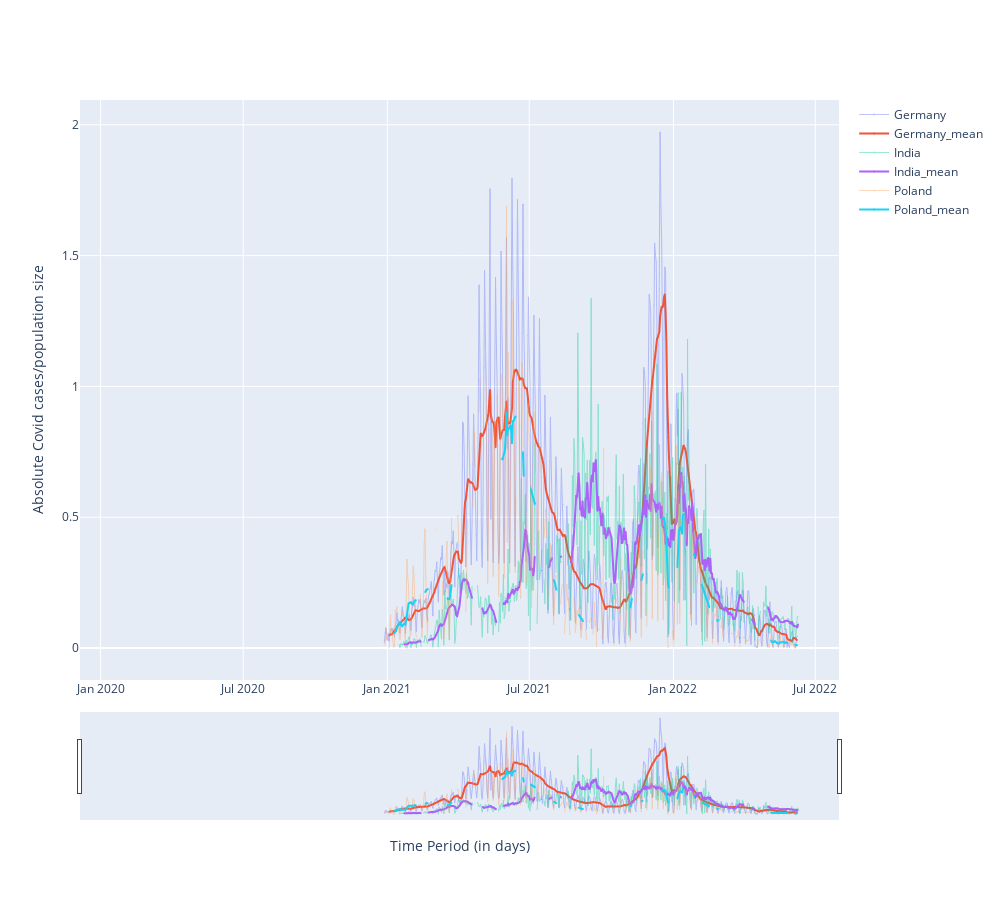

Notebook code cell kept with this figure:
### Code cell
fig = go.Figure()

fig = make_subplots()
add_graph('Germany')
add_graph('India')
add_graph('Poland')

## defines the overall layout properties
fig.update_layout(
    width=1000,
    height=900,
    xaxis_title="Time Period (in days)",
    yaxis_title="Absolute Covid cases/population size",
)


fig.update_layout(xaxis_rangeslider_visible=True)
fig.show()

### Figure 1 — Plotly figure (JSON) as saved in the notebook; plotly's stock layout.template omitted (floating-point values rounded to 4 significant figures; data arrays with more than 128 entries replaced by an {"elided": "..."} marker saying what was removed)
{"data": [{"line": {"width": 1}, "marker": {"size": 1}, "mode": "markers+lines", "name": "Germany", "opacity": 0.4, "type": "scatter", "x": {"elided": "865 str values"}, "y": {"elided": "865 float values"}}, {"line": {"width": 2}, "marker": {"size": 1}, "mode": "markers+lines", "name": "Germany_mean", "opacity": 1, "type": "scatter", "x": {"elided": "865 str values"}, "y": {"elided": "865 float values"}}, {"line": {"width": 1}, "marker": {"size": 1}, "mode": "markers+lines", "name": "India", "opacity": 0.4, "type": "scatter", "x": {"elided": "862 str values"}, "y": {"elided": "862 float values"}}, {"line": {"width": 2}, "marker": {"size": 1}, "mode": "markers+lines", "name": "India_mean", "opacity": 1, "type": "scatter", "x": {"elided": "862 str values"}, "y": {"elided": "862 float values"}}, {"line": {"width": 1}, "marker": {"size": 1}, "mode": "markers+lines", "name": "Poland", "opacity": 0.4, "type": "scatter", "x": {"elided": "828 str values"}, "y": {"elided": "828 float values"}}, {"line": {"width": 2}, "marker": {"size": 1}, "mode": "markers+lines", "name": "Poland_mean", "opacity": 1, "type": "scatter", "x": {"elided": "828 str values"}, "y": {"elided": "828 float values"}}], "layout": {"height": 900, "width": 1000, "xaxis": {"anchor": "y", "domain": [0, 1], "rangeslider": {"visible": true}, "title": {"text": "Time Period (in days)"}}, "yaxis": {"anchor": "x", "domain": [0, 1], "title": {"text": "Absolute Covid cases/population size"}}}}
